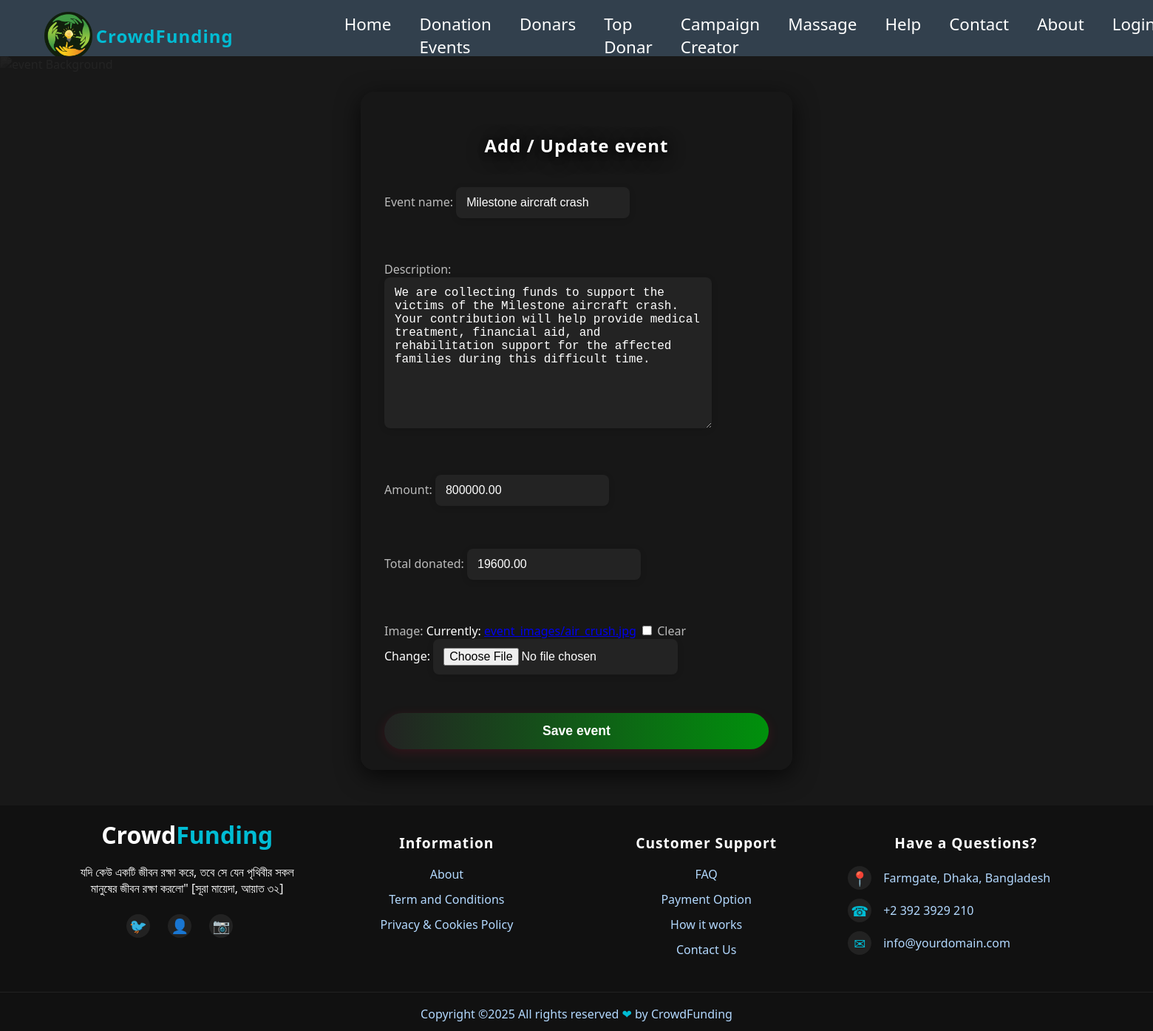
Screenshot of /update/1 with the database file from the repository.
### myapp/models.py (models this page shows, shortened)
class event(models.Model):
    event_name = models.CharField(max_length=200)
    description = models.TextField(blank=True)
    Amount = models.DecimalField(max_digits=10, decimal_places=2)
    total_donated = models.DecimalField(max_digits=10, decimal_places=2, default=0)
    image = models.ImageField(upload_to="event_images/", blank=True, null=True)

### myapp/views.py (the view)
# urls.py: path("update/<str:id>", myviews.update_event, name="update_event"),
def update_event(request, id):
    event_obj = event.objects.get(pk=id)
    form = eventForm(instance=event_obj)
    if request.method == "POST":
        form = eventForm(request.POST, request.FILES, instance=event_obj)
        if form.is_valid():
            form.save()
            return redirect("all_events")
    context = {"form": form}
    return render(request, template_name="myapp/event_form.html", context=context)

### myapp/forms.py
class eventForm(forms.ModelForm):
    class Meta:
        model = event
        fields = "__all__"

### template/myapp/event_form.html (shortened to what this page needs)
{% extends 'base.html' %}
{% load static %}
{% block content %}
<div class="eventform-hero-bg">
    <div class="event-form-container">
        <h2>Add / Update event</h2>
        <form method="POST" enctype="multipart/form-data">
            {{ form.as_p }}
            <input type="submit" name="Submit" value="Save event">
        </form>
    </div>
</div>
{% endblock content %}

### template/base.html (style rules this page uses)
body { font-family: 'Segoe UI', Arial, sans-serif; background: linear-gradient(120deg, #fff6f9 0%, #f8f8f8 100%); min-height: 100vh; color: #333; margin: 0; }

### template/myapp/event_form.html (style rules this page uses)
body { background: #181818; color: #fff; }
.eventform-hero-bg { position: relative; width: 100vw; min-height: 100vh; background: #181818; display: flex; align-items: center; justify-content: center; overflow: hidden; margin-top: -60px; }
.event-form-container { position: relative; z-index: 3; width: 100%; max-width: 520px; margin: 48px auto; background: rgba(24,24,24,0.92); border-radius: 18px; box-shadow: 0 8px 32px rgba(0,0,0,0.7); padding: 36px 32px 28px 32px; font-family: 'Segoe UI', Tahoma, Geneva, Verdana, sans-serif; display: flex; flex-direction: column; align-items: center; backdrop-filter: blur(2px); }
.event-form-container h2 { color: #fff; font-weight: bold; margin-bottom: 24px; text-align: center; letter-spacing: 1px; text-shadow: 0 4px 24px #000, 0 2px 8px rgba(0,0,0,0.7); }
.event-form-container form { display: flex; flex-direction: column; gap: 18px; width: 100%; }
.event-form-container label { font-weight: 500; color: #bbb; margin-bottom: 6px; }
.event-form-container input[type="text"], .event-form-container input[type="number"], .event-form-container input[type="file"], .event-form-container textarea { border: none; border-radius: 8px; padding: 12px 14px; font-size: 1rem; background: #232323; color: #fff; margin-bottom: 8px; outline: none; box-shadow: 0 2px 8px rgba(0,0,0,0.13); transition: background 0.2s, box-shadow 0.2s; }
.event-form-container input[type="submit"] { background: linear-gradient(90deg, #232323 0%, #00910cff 100%); color: #fff; border: none; border-radius: 999px; padding: 14px 0; font-size: 1.1rem; font-weight: 600; margin-top: 10px; cursor: pointer; transition: background 0.2s, box-shadow 0.2s, transform 0.2s; box-shadow: 0 4px 16px rgba(255,0,54,0.13); }

### rows the page displays
event: event_name "Milestone aircraft crash", description "We are collecting funds to support the victims of the Milestone aircraft crash. Your contribution will help provide medical treatment, financial aid, and rehabilitation support for the affected families during this difficult time.", Amount "800000.00", total_donated "19600.00"
